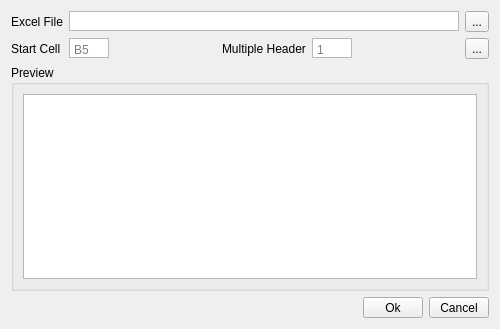
<?xml version="1.0" encoding="UTF-8"?>
<ui version="4.0">
 <class>Dialog</class>
 <widget class="QDialog" name="Dialog">
  <property name="geometry">
   <rect>
    <x>0</x>
    <y>0</y>
    <width>500</width>
    <height>329</height>
   </rect>
  </property>
  <property name="windowTitle">
   <string>Dialog</string>
  </property>
  <layout class="QVBoxLayout" name="verticalLayout">
   <item>
    <layout class="QGridLayout" name="gridLayout">
     <item row="0" column="1">
      <widget class="QPlainTextEdit" name="plainTextEdit_excelPath">
       <property name="maximumSize">
        <size>
         <width>16777215</width>
         <height>20</height>
        </size>
       </property>
       <property name="verticalScrollBarPolicy">
        <enum>Qt::ScrollBarAlwaysOff</enum>
       </property>
       <property name="horizontalScrollBarPolicy">
        <enum>Qt::ScrollBarAlwaysOff</enum>
       </property>
       <property name="lineWrapMode">
        <enum>QPlainTextEdit::NoWrap</enum>
       </property>
       <property name="readOnly">
        <bool>true</bool>
       </property>
      </widget>
     </item>
     <item row="0" column="2">
      <widget class="QToolButton" name="toolButton_browse">
       <property name="text">
        <string>...</string>
       </property>
      </widget>
     </item>
     <item row="0" column="0">
      <widget class="QLabel" name="label">
       <property name="text">
        <string>Excel File</string>
       </property>
      </widget>
     </item>
     <item row="1" column="0">
      <widget class="QLabel" name="label_2">
       <property name="text">
        <string>Start Cell</string>
       </property>
      </widget>
     </item>
     <item row="1" column="1">
      <layout class="QHBoxLayout" name="horizontalLayout_3">
       <item>
        <widget class="QPlainTextEdit" name="plainTextEdit_startCell">
         <property name="maximumSize">
          <size>
           <width>40</width>
           <height>20</height>
          </size>
         </property>
         <property name="verticalScrollBarPolicy">
          <enum>Qt::ScrollBarAlwaysOff</enum>
         </property>
         <property name="horizontalScrollBarPolicy">
          <enum>Qt::ScrollBarAlwaysOff</enum>
         </property>
         <property name="lineWrapMode">
          <enum>QPlainTextEdit::NoWrap</enum>
         </property>
         <property name="placeholderText">
          <string>B5</string>
         </property>
        </widget>
       </item>
       <item>
        <spacer name="horizontalSpacer_2">
         <property name="orientation">
          <enum>Qt::Horizontal</enum>
         </property>
         <property name="sizeHint" stdset="0">
          <size>
           <width>40</width>
           <height>20</height>
          </size>
         </property>
        </spacer>
       </item>
       <item>
        <widget class="QLabel" name="label_3">
         <property name="text">
          <string>Multiple Header</string>
         </property>
        </widget>
       </item>
       <item>
        <widget class="QPlainTextEdit" name="plainTextEdit_headerRow">
         <property name="maximumSize">
          <size>
           <width>40</width>
           <height>20</height>
          </size>
         </property>
         <property name="verticalScrollBarPolicy">
          <enum>Qt::ScrollBarAlwaysOff</enum>
         </property>
         <property name="horizontalScrollBarPolicy">
          <enum>Qt::ScrollBarAlwaysOff</enum>
         </property>
         <property name="lineWrapMode">
          <enum>QPlainTextEdit::NoWrap</enum>
         </property>
         <property name="placeholderText">
          <string>1</string>
         </property>
        </widget>
       </item>
       <item>
        <spacer name="horizontalSpacer_3">
         <property name="orientation">
          <enum>Qt::Horizontal</enum>
         </property>
         <property name="sizeHint" stdset="0">
          <size>
           <width>40</width>
           <height>20</height>
          </size>
         </property>
        </spacer>
       </item>
      </layout>
     </item>
     <item row="1" column="2">
      <widget class="QToolButton" name="toolButton_refresh">
       <property name="text">
        <string>...</string>
       </property>
       <property name="icon">
        <iconset>
         <normaloff>../icon/refresh_1.png</normaloff>../icon/refresh_1.png</iconset>
       </property>
      </widget>
     </item>
    </layout>
   </item>
   <item>
    <widget class="QGroupBox" name="groupBox">
     <property name="enabled">
      <bool>true</bool>
     </property>
     <property name="sizePolicy">
      <sizepolicy hsizetype="Expanding" vsizetype="Expanding">
       <horstretch>0</horstretch>
       <verstretch>0</verstretch>
      </sizepolicy>
     </property>
     <property name="title">
      <string>Preview</string>
     </property>
     <layout class="QHBoxLayout" name="horizontalLayout">
      <item>
       <widget class="QTableView" name="tableView_mapping"/>
      </item>
     </layout>
    </widget>
   </item>
   <item>
    <layout class="QHBoxLayout" name="horizontalLayout_2">
     <item>
      <spacer name="horizontalSpacer">
       <property name="orientation">
        <enum>Qt::Horizontal</enum>
       </property>
       <property name="sizeHint" stdset="0">
        <size>
         <width>40</width>
         <height>20</height>
        </size>
       </property>
      </spacer>
     </item>
     <item>
      <widget class="QToolButton" name="toolButton_ok">
       <property name="minimumSize">
        <size>
         <width>60</width>
         <height>0</height>
        </size>
       </property>
       <property name="maximumSize">
        <size>
         <width>60</width>
         <height>16777215</height>
        </size>
       </property>
       <property name="text">
        <string>Ok</string>
       </property>
      </widget>
     </item>
     <item>
      <widget class="QToolButton" name="toolButton_cancel">
       <property name="minimumSize">
        <size>
         <width>60</width>
         <height>0</height>
        </size>
       </property>
       <property name="maximumSize">
        <size>
         <width>60</width>
         <height>16777215</height>
        </size>
       </property>
       <property name="text">
        <string>Cancel</string>
       </property>
      </widget>
     </item>
    </layout>
   </item>
  </layout>
 </widget>
 <resources/>
 <connections/>
</ui>
